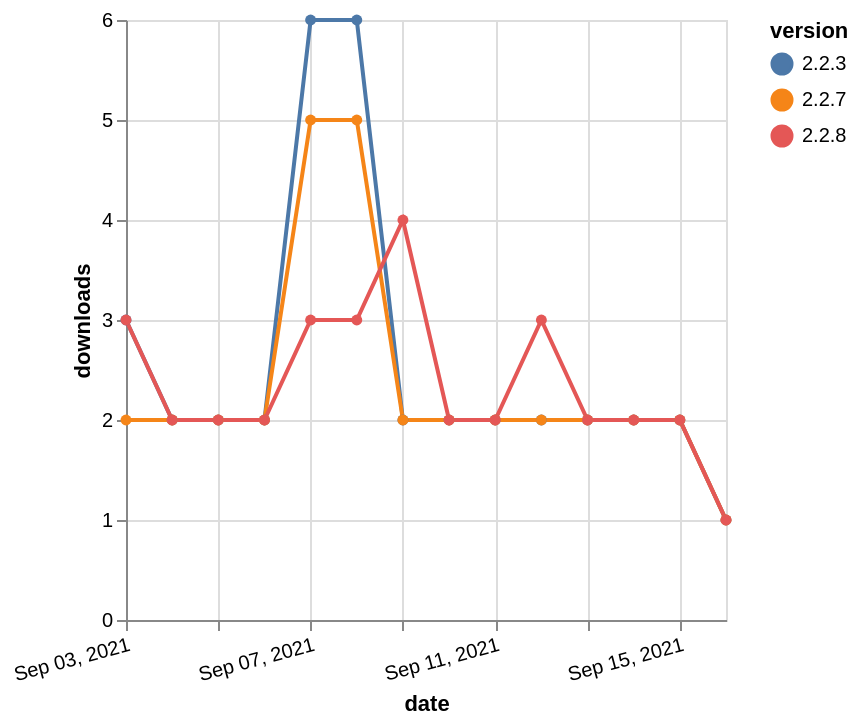

Describe this chart as a Vega-Lite specification.
### Vega-Lite specification from a JSON file in a GitHub repository (floating-point values rounded to 4 significant figures)
{"$schema": "https://vega.github.io/schema/vega-lite/v5.json", "description": "A simple bar chart with embedded data.", "data": {"values": [{"date": "2021-09-03", "total": 4750, "delta": 3, "version": "2.2.3"}, {"date": "2021-09-04", "total": 4752, "delta": 2, "version": "2.2.3"}, {"date": "2021-09-05", "total": 4754, "delta": 2, "version": "2.2.3"}, {"date": "2021-09-06", "total": 4756, "delta": 2, "version": "2.2.3"}, {"date": "2021-09-07", "total": 4762, "delta": 6, "version": "2.2.3"}, {"date": "2021-09-08", "total": 4768, "delta": 6, "version": "2.2.3"}, {"date": "2021-09-09", "total": 4770, "delta": 2, "version": "2.2.3"}, {"date": "2021-09-10", "total": 4772, "delta": 2, "version": "2.2.3"}, {"date": "2021-09-11", "total": 4774, "delta": 2, "version": "2.2.3"}, {"date": "2021-09-12", "total": 4776, "delta": 2, "version": "2.2.3"}, {"date": "2021-09-13", "total": 4778, "delta": 2, "version": "2.2.3"}, {"date": "2021-09-14", "total": 4780, "delta": 2, "version": "2.2.3"}, {"date": "2021-09-15", "total": 4782, "delta": 2, "version": "2.2.3"}, {"date": "2021-09-16", "total": 4783, "delta": 1, "version": "2.2.3"}, {"date": "2021-09-03", "total": 3829, "delta": 2, "version": "2.2.7"}, {"date": "2021-09-04", "total": 3831, "delta": 2, "version": "2.2.7"}, {"date": "2021-09-05", "total": 3833, "delta": 2, "version": "2.2.7"}, {"date": "2021-09-06", "total": 3835, "delta": 2, "version": "2.2.7"}, {"date": "2021-09-07", "total": 3840, "delta": 5, "version": "2.2.7"}, {"date": "2021-09-08", "total": 3845, "delta": 5, "version": "2.2.7"}, {"date": "2021-09-09", "total": 3847, "delta": 2, "version": "2.2.7"}, {"date": "2021-09-10", "total": 3849, "delta": 2, "version": "2.2.7"}, {"date": "2021-09-11", "total": 3851, "delta": 2, "version": "2.2.7"}, {"date": "2021-09-12", "total": 3853, "delta": 2, "version": "2.2.7"}, {"date": "2021-09-13", "total": 3855, "delta": 2, "version": "2.2.7"}, {"date": "2021-09-14", "total": 3857, "delta": 2, "version": "2.2.7"}, {"date": "2021-09-15", "total": 3859, "delta": 2, "version": "2.2.7"}, {"date": "2021-09-16", "total": 3860, "delta": 1, "version": "2.2.7"}, {"date": "2021-09-03", "total": 2728, "delta": 3, "version": "2.2.8"}, {"date": "2021-09-04", "total": 2730, "delta": 2, "version": "2.2.8"}, {"date": "2021-09-05", "total": 2732, "delta": 2, "version": "2.2.8"}, {"date": "2021-09-06", "total": 2734, "delta": 2, "version": "2.2.8"}, {"date": "2021-09-07", "total": 2737, "delta": 3, "version": "2.2.8"}, {"date": "2021-09-08", "total": 2740, "delta": 3, "version": "2.2.8"}, {"date": "2021-09-09", "total": 2744, "delta": 4, "version": "2.2.8"}, {"date": "2021-09-10", "total": 2746, "delta": 2, "version": "2.2.8"}, {"date": "2021-09-11", "total": 2748, "delta": 2, "version": "2.2.8"}, {"date": "2021-09-12", "total": 2751, "delta": 3, "version": "2.2.8"}, {"date": "2021-09-13", "total": 2753, "delta": 2, "version": "2.2.8"}, {"date": "2021-09-14", "total": 2755, "delta": 2, "version": "2.2.8"}, {"date": "2021-09-15", "total": 2757, "delta": 2, "version": "2.2.8"}, {"date": "2021-09-16", "total": 2758, "delta": 1, "version": "2.2.8"}]}, "width": "container", "mark": {"type": "line", "point": {"filled": true}}, "encoding": {"x": {"field": "date", "type": "temporal", "timeUnit": "yearmonthdate", "title": "date", "axis": {"labelAngle": -15}}, "y": {"field": "delta", "type": "quantitative", "title": "downloads"}, "color": {"field": "version", "type": "nominal"}, "tooltip": {"field": "delta"}}}
